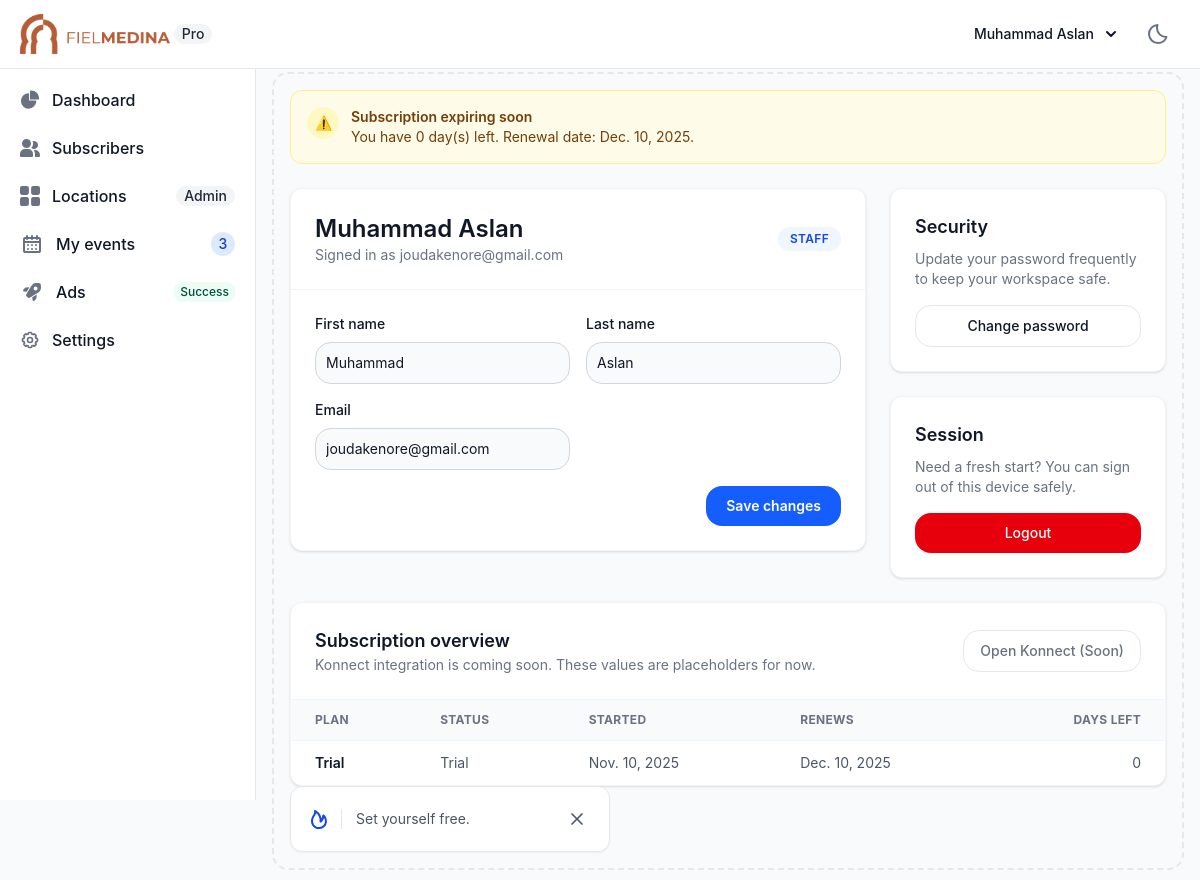
Screenshot of /auth/settings/ (signed in) with the database file from the repository.
### guard/models.py (models this page shows, shortened)
class UserProfile(models.Model):
    class UserType(models.TextChoices):
        STAFF = "staff", _("Staff")
        CLIENT_PARTNER = "client_partner", _("Client / Partenaire")
    user = models.OneToOneField(
        User,
        on_delete=models.CASCADE,
        related_name="profile",
    )
    user_type = models.CharField(
        max_length=32,
        choices=UserType.choices,
        default=UserType.CLIENT_PARTNER,
    )
    subscription_plan = models.CharField(
        max_length=100,
        blank=True,
        default="Trial",
        help_text=_("Placeholder until Konnect subscription is attached."),
    )
    subscription_status = models.CharField(
        max_length=32,
        blank=True,
        default="trial",
    )
    subscription_started_at = models.DateField(null=True, blank=True)
    subscription_renews_at = models.DateField(null=True, blank=True)
    created_at = models.DateTimeField(auto_now_add=True)
    updated_at = models.DateTimeField(auto_now=True)
    class Meta:
        verbose_name = _("User profile")
        verbose_name_plural = _("User profiles")
    @property
    def subscription_days_left(self):
        if not self.subscription_renews_at:
            return None
        return (self.subscription_renews_at - timezone.now().date()).days
    @property
    def is_subscription_expiring(self) -> bool:
        days_left = self.subscription_days_left
        return days_left is not None and days_left <= 7
    @property
    def subscription_status_label(self) -> str:
        mapping = {
            "trial": _("Trial"),
            "active": _("Active"),
            "grace": _("Grace period"),
            "expired": _("Expired"),
        }
        key = (self.subscription_status or "").lower()
        return mapping.get(key, key.capitalize() or _("Pending"))

### guard/views.py (the view, shortened to what this page needs)
# urls.py: path('auth/settings/', SettingView.as_view(), name='settings'),
class SettingView(LoginRequiredMixin, TemplateView):
    template_name = "guard/auth/settings.html"
    def get(self, request, *args, **kwargs):
        return self.render_to_response(self.get_context_data())
    def get_context_data(self, **kwargs):
        context = super().get_context_data(**kwargs)
        profile = getattr(self.request.user, "profile", None)
        context["user_profile"] = profile
        context["profile_form"] = kwargs.get("form") or ProfileUpdateForm(
            instance=self.request.user
        )
        context["subscription_rows"] = self._build_subscription_rows(profile)
        context["subscription_alert"] = self._build_subscription_alert(profile)
        return context
    def _build_subscription_rows(self, profile):
        days_left = profile.subscription_days_left
        return [
            {
                "plan": profile.subscription_plan or _("Pending Konnect setup"),
                "status": profile.subscription_status_label,
                "started": profile.subscription_started_at,
                "renews": profile.subscription_renews_at,
                "days_left": days_left if days_left is not None else _("—"),
            }
        ]
    def _build_subscription_alert(self, profile):
        if not profile or not profile.is_subscription_expiring:
            return None
        return {
            "level": "warning",
            "days_left": profile.subscription_days_left,
            "renew_date": profile.subscription_renews_at,
        }

### guard/templates/guard/auth/settings.html (shortened to what this page needs)
{% extends 'guard/base/index.html' %}
{% load static i18n %}
{% block body %}
<div class="space-y-6">
    {% if subscription_alert %}
        <div class="rounded-xl border border-yellow-200 bg-yellow-50 px-4 py-4 text-sm text-yellow-900 dark:border-yellow-600 dark:bg-yellow-900/40 dark:text-yellow-50">
            <div class="flex items-start gap-3">
                <span class="inline-flex h-8 w-8 items-center justify-center rounded-full bg-yellow-100 text-yellow-700 dark:bg-yellow-500/20 dark:text-yellow-200">
                    ⚠️
                </span>
                <div>
                    <p class="font-semibold">{% trans "Subscription expiring soon" %}</p>
                    <p>{% blocktrans with days=subscription_alert.days_left renew_date=subscription_alert.renew_date %}You have {{ days }} day(s) left. Renewal date: {{ renew_date }}.{% endblocktrans %}</p>
                </div>
            </div>
        </div>
    {% endif %}
    <div class="grid gap-6 lg:grid-cols-3">
        <div class="lg:col-span-2 space-y-6">
            <div class="bg-white dark:bg-gray-800 rounded-xl border border-gray-100 dark:border-gray-700 shadow-sm">
                <div class="p-6 border-b border-gray-100 dark:border-gray-700">
                    <div class="flex flex-col gap-4 md:flex-row md:items-center md:justify-between">
                        <div>
                            <h1 class="text-2xl font-semibold text-gray-900 dark:text-white">
                                {{ request.user.get_full_name|default:request.user.username }}
                            </h1>
                            <p class="text-sm text-gray-500 dark:text-gray-400">
                                {% trans "Signed in as" %} {{ request.user.email|default:request.user.username }}
                            </p>
                        </div>
                        <span class="inline-flex items-center rounded-full bg-blue-50 px-3 py-1 text-xs font-semibold uppercase tracking-wide text-blue-700 dark:bg-blue-900/30 dark:text-blue-200">
                            {% if user_profile %}
                                {{ user_profile.get_user_type_display }}
                            {% else %}
                                {% trans "Unknown role" %}
                            {% endif %}
                        </span>
                    </div>
                </div>
                <form method="post" class="p-6 space-y-4" novalidate>
                    <div class="grid gap-4 md:grid-cols-2">
                        {% for field in profile_form %}
                            <div {% if field.field.required %}class="required"{% endif %}>
                                <label for="{{ field.id_for_label }}" class="mb-2 block text-sm font-medium text-gray-900 dark:text-white">
                                    {{ field.label }}
                                </label>
                                {{ field }}
                            </div>
                        {% endfor %}
                    </div>
                    <div class="flex items-center justify-end gap-3">
                        <button type="submit" class="inline-flex items-center rounded-lg bg-blue-600 px-5 py-2.5 text-sm font-semibold text-white hover:bg-blue-700 focus:outline-none focus:ring-4 focus:ring-blue-200 dark:focus:ring-blue-800">
                            {% trans "Save changes" %}
                        </button>
                    </div>
                </form>
            </div>
        </div>
        <div class="space-y-6">
            <div class="bg-white dark:bg-gray-800 rounded-xl border border-gray-100 dark:border-gray-700 shadow-sm p-6">
                <h3 class="text-lg font-semibold text-gray-900 dark:text-white">{% trans "Security" %}</h3>
                <p class="text-sm text-gray-500 dark:text-gray-400 mt-2">
                    {% trans "Update your password frequently to keep your workspace safe." %}
                </p>
                <a href="{% url 'guard:password_change' %}" class="mt-4 inline-flex w-full items-center justify-center rounded-lg border border-gray-200 px-4 py-2.5 text-sm font-medium text-gray-900 hover:bg-gray-50 focus:outline-none focus:ring-4 focus:ring-gray-200 dark:border-gray-600 dark:text-white dark:hover:bg-gray-700 dark:focus:ring-gray-800">
                    {% trans "Change password" %}
                </a>
            </div>
            <div class="bg-white dark:bg-gray-800 rounded-xl border border-gray-100 dark:border-gray-700 shadow-sm p-6">
                <h3 class="text-lg font-semibold text-gray-900 dark:text-white">{% trans "Session" %}</h3>
                <p class="text-sm text-gray-500 dark:text-gray-400 mt-2">
                    {% trans "Need a fresh start? You can sign out of this device safely." %}
                </p>
                <form action="{% url 'guard:logout' %}" method="post" class="mt-4">
                    <button type="submit" class="inline-flex w-full items-center justify-center rounded-lg bg-red-600 px-4 py-2.5 text-sm font-medium text-white hover:bg-red-700 focus:outline-none focus:ring-4 focus:ring-red-200 dark:focus:ring-red-800">
                        {% trans "Logout" %}
                    </button>
                </form>
            </div>
        </div>
    </div>
    <div class="bg-white dark:bg-gray-800 rounded-xl border border-gray-100 dark:border-gray-700 shadow-sm">
        <div class="flex flex-wrap items-center justify-between gap-4 border-b border-gray-100 p-6 dark:border-gray-700">
            <div>
                <h3 class="text-lg font-semibold text-gray-900 dark:text-white">{% trans "Subscription overview" %}</h3>
                <p class="text-sm text-gray-500 dark:text-gray-400">
                    {% trans "Konnect integration is coming soon. These values are placeholders for now." %}
                </p>
            </div>
            <button type="button" disabled class="inline-flex items-center rounded-lg border border-gray-200 px-4 py-2.5 text-sm font-medium text-gray-500 cursor-not-allowed dark:border-gray-700 dark:text-gray-400">
                {% trans "Open Konnect (Soon)" %}
            </button>
        </div>
        <div class="overflow-x-auto">
            <table class="w-full text-left text-sm text-gray-600 dark:text-gray-300">
                <thead class="bg-gray-50 text-xs uppercase tracking-wide text-gray-500 dark:bg-gray-900 dark:text-gray-400">
                    <tr>
                        <th class="px-6 py-3">{% trans "Plan" %}</th>
                        <th class="px-6 py-3">{% trans "Status" %}</th>
                        <th class="px-6 py-3">{% trans "Started" %}</th>
                        <th class="px-6 py-3">{% trans "Renews" %}</th>
                        <th class="px-6 py-3 text-right">{% trans "Days left" %}</th>
                    </tr>
                </thead>
                <tbody>
                    {% if subscription_rows %}
                        {% for row in subscription_rows %}
                            <tr class="border-t border-gray-100 text-sm dark:border-gray-700">
                                <td class="px-6 py-3 font-semibold text-gray-900 dark:text-white">{{ row.plan }}</td>
                                <td class="px-6 py-3">{{ row.status }}</td>
                                <td class="px-6 py-3">
                                    {% if row.started %}{{ row.started }}{% else %}&mdash;{% endif %}
                                </td>
                                <td class="px-6 py-3">
                                    {% if row.renews %}{{ row.renews }}{% else %}&mdash;{% endif %}
                                </td>
                                <td class="px-6 py-3 text-right">
                                    {{ row.days_left }}
                                </td>
                            </tr>
                        {% endfor %}
                    {% else %}
                        <tr class="border-t border-gray-100 dark:border-gray-700">
                            <td colspan="5" class="px-6 py-6 text-center text-sm text-gray-500 dark:text-gray-400">
                                {% trans "No subscription data yet. Konnect billing will appear here once connected." %}
                            </td>
                        </tr>
                    {% endif %}
                </tbody>
            </table>
        </div>
    </div>
</div>
{% endblock body %}

### guard/templates/guard/base/nav.html (shortened to what this page needs)
{% load static i18n %}
<nav class="fixed top-0 z-50 w-full bg-white border-b border-gray-200 dark:bg-gray-800 dark:border-gray-700">
  <div class="px-3 py-3 lg:px-5 lg:pl-3">
    <div class="flex items-center justify-between">
      <div class="flex items-center justify-start rtl:justify-end">
        <a href="{% url 'guard:index' %}" class="flex ms-2 md:me-24">
          <img src="{% static 'logo.png' %}" class="h-10 -me-2" alt="FielMedina Logo" />
          <span
            class="self-center px-2 ms-3 text-sm font-medium text-gray-800 bg-gray-100 rounded-full dark:bg-gray-700 dark:text-gray-300">Pro</span>
        </a>
      </div>
      <div class="flex items-center">
        <div class="flex items-center ms-3">
          <div>
            <button type="button"
              class="flex items-center text-sm pe-1 font-medium text-gray-900 rounded-full hover:text-blue-900 dark:hover:text-blue-500 md:me-0 focus:ring-4 focus:ring-gray-100 dark:focus:ring-gray-700 dark:text-white"
              aria-expanded="false" data-dropdown-toggle="dropdown-user">
              <svg width="32" height="32" data-jdenticon-value="{{ user.get_full_name }}" class="w-8 h-8 md:me-2 rounded-full"></svg>
              <div class="hidden md:block">{{ user.get_full_name }}</div>
              <svg class="w-2.5 h-2.5 ms-3" aria-hidden="true" xmlns="http://www.w3.org/2000/svg" fill="none" viewBox="0 0 10 6">
              <path stroke="currentColor" stroke-linecap="round" stroke-linejoin="round" stroke-width="2" d="m1 1 4 4 4-4"/>
              </svg>
            </button>
          </div>
          <button id="theme-toggle" type="button" class="ml-4 text-gray-500 dark:text-gray-400 hover:bg-gray-100 dark:hover:bg-gray-700 focus:outline-none focus:ring-4 focus:ring-gray-200 dark:focus:ring-gray-700 rounded-lg text-sm p-2.5">
          </button>
        </div>
      </div>
    </div>
  </div>
</nav>

### rows the page displays
UserProfile: user_type "STAFF", plan "Trial", status "Trial", started "Nov. 10, 2025", renews "Dec. 10, 2025", days_left "0"

### other values shown
{{ user.get_full_name }} "Muhammad Aslan"
{{ request.user.get_full_name|default:request.user.username }} "Muhammad Aslan"
{{ request.user.email|default:request.user.username }} "joudakenore@gmail.com"
{{ field.label }} "First name" "Last name" "Email"
